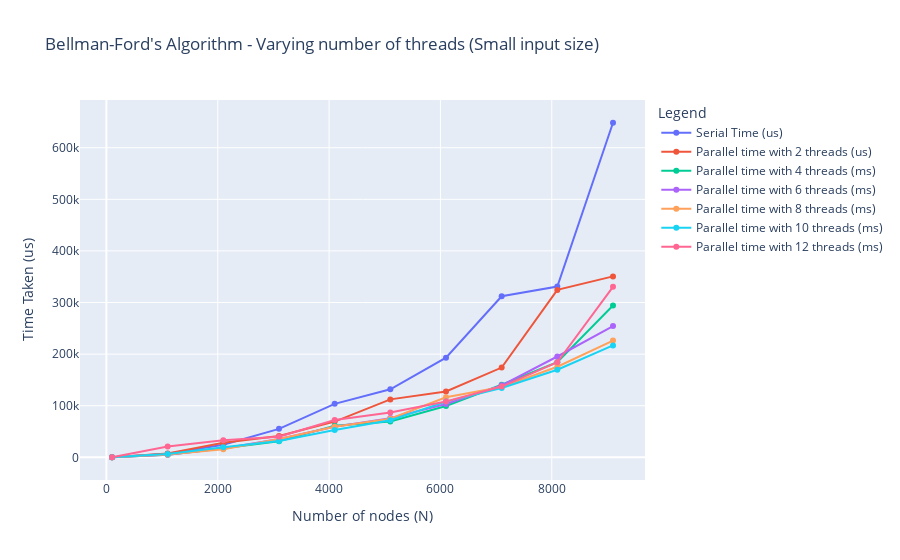

Source (notebook cell):
### Code cell
bellman_ford_small_fig = plot_graph("bellman_ford_time_small.csv", "Bellman-Ford's Algorithm", False)
bellman_ford_small_fig.show()

### Figure 1 — Plotly figure (JSON) as saved in the notebook; plotly's stock layout.template omitted (floating-point values rounded to 4 significant figures)
{"data": [{"hovertemplate": "Legend=Serial Time (us)<br>Number of nodes (N)=%{x}<br>Time Taken (us)=%{y}<extra></extra>", "legendgroup": "Serial Time (us)", "line": {"color": "#636efa", "dash": "solid"}, "marker": {"symbol": "circle"}, "mode": "markers+lines", "name": "Serial Time (us)", "orientation": "v", "showlegend": true, "type": "scatter", "x": [100, 1100, 2100, 3100, 4100, 5100, 6100, 7100, 8100, 9100], "xaxis": "x", "y": [121, 7044, 24269, 55151, 103611, 131831, 193075, 312247, 330990, 648434], "yaxis": "y"}, {"hovertemplate": "Legend=Parallel time with 2 threads (us)<br>Number of nodes (N)=%{x}<br>Time Taken (us)=%{y}<extra></extra>", "legendgroup": "Parallel time with 2 threads (us)", "line": {"color": "#EF553B", "dash": "solid"}, "marker": {"symbol": "circle"}, "mode": "markers+lines", "name": "Parallel time with 2 threads (us)", "orientation": "v", "showlegend": true, "type": "scatter", "x": [100, 1100, 2100, 3100, 4100, 5100, 6100, 7100, 8100, 9100], "xaxis": "x", "y": [201, 7400, 28262, 41460, 69242, 112285, 127557, 173948, 324501, 350665], "yaxis": "y"}, {"hovertemplate": "Legend=Parallel time with 4 threads (ms)<br>Number of nodes (N)=%{x}<br>Time Taken (us)=%{y}<extra></extra>", "legendgroup": "Parallel time with 4 threads (ms)", "line": {"color": "#00cc96", "dash": "solid"}, "marker": {"symbol": "circle"}, "mode": "markers+lines", "name": "Parallel time with 4 threads (ms)", "orientation": "v", "showlegend": true, "type": "scatter", "x": [100, 1100, 2100, 3100, 4100, 5100, 6100, 7100, 8100, 9100], "xaxis": "x", "y": [229, 5164, 17420, 30998, 61349, 69287, 99536, 140697, 184382, 294281], "yaxis": "y"}, {"hovertemplate": "Legend=Parallel time with 6 threads (ms)<br>Number of nodes (N)=%{x}<br>Time Taken (us)=%{y}<extra></extra>", "legendgroup": "Parallel time with 6 threads (ms)", "line": {"color": "#ab63fa", "dash": "solid"}, "marker": {"symbol": "circle"}, "mode": "markers+lines", "name": "Parallel time with 6 threads (ms)", "orientation": "v", "showlegend": true, "type": "scatter", "x": [100, 1100, 2100, 3100, 4100, 5100, 6100, 7100, 8100, 9100], "xaxis": "x", "y": [210, 5012, 17124, 35297, 59060, 75969, 103392, 139456, 195389, 254360], "yaxis": "y"}, {"hovertemplate": "Legend=Parallel time with 8 threads (ms)<br>Number of nodes (N)=%{x}<br>Time Taken (us)=%{y}<extra></extra>", "legendgroup": "Parallel time with 8 threads (ms)", "line": {"color": "#FFA15A", "dash": "solid"}, "marker": {"symbol": "circle"}, "mode": "markers+lines", "name": "Parallel time with 8 threads (ms)", "orientation": "v", "showlegend": true, "type": "scatter", "x": [100, 1100, 2100, 3100, 4100, 5100, 6100, 7100, 8100, 9100], "xaxis": "x", "y": [214, 5382, 15624, 35400, 59285, 74697, 116480, 136357, 175581, 226308], "yaxis": "y"}, {"hovertemplate": "Legend=Parallel time with 10 threads (ms)<br>Number of nodes (N)=%{x}<br>Time Taken (us)=%{y}<extra></extra>", "legendgroup": "Parallel time with 10 threads (ms)", "line": {"color": "#19d3f3", "dash": "solid"}, "marker": {"symbol": "circle"}, "mode": "markers+lines", "name": "Parallel time with 10 threads (ms)", "orientation": "v", "showlegend": true, "type": "scatter", "x": [100, 1100, 2100, 3100, 4100, 5100, 6100, 7100, 8100, 9100], "xaxis": "x", "y": [261, 6200, 19333, 31591, 52882, 71707, 107947, 134232, 169678, 216833], "yaxis": "y"}, {"hovertemplate": "Legend=Parallel time with 12 threads (ms)<br>Number of nodes (N)=%{x}<br>Time Taken (us)=%{y}<extra></extra>", "legendgroup": "Parallel time with 12 threads (ms)", "line": {"color": "#FF6692", "dash": "solid"}, "marker": {"symbol": "circle"}, "mode": "markers+lines", "name": "Parallel time with 12 threads (ms)", "orientation": "v", "showlegend": true, "type": "scatter", "x": [100, 1100, 2100, 3100, 4100, 5100, 6100, 7100, 8100, 9100], "xaxis": "x", "y": [229, 20943, 33283, 39796, 72413, 86718, 108321, 137076, 184270, 330384], "yaxis": "y"}], "layout": {"autosize": true, "legend": {"title": {"text": "Legend"}, "tracegroupgap": 0}, "title": {"text": "Bellman-Ford's Algorithm - Varying number of threads (Small input size)"}, "xaxis": {"anchor": "y", "autorange": true, "domain": [0, 1], "range": [-483.4, 9683.0], "title": {"text": "Number of nodes (N)"}, "type": "linear"}, "yaxis": {"anchor": "x", "autorange": true, "domain": [0, 1], "range": [-53380.0, 701900.0], "title": {"text": "Time Taken (us)"}, "type": "linear"}}}
